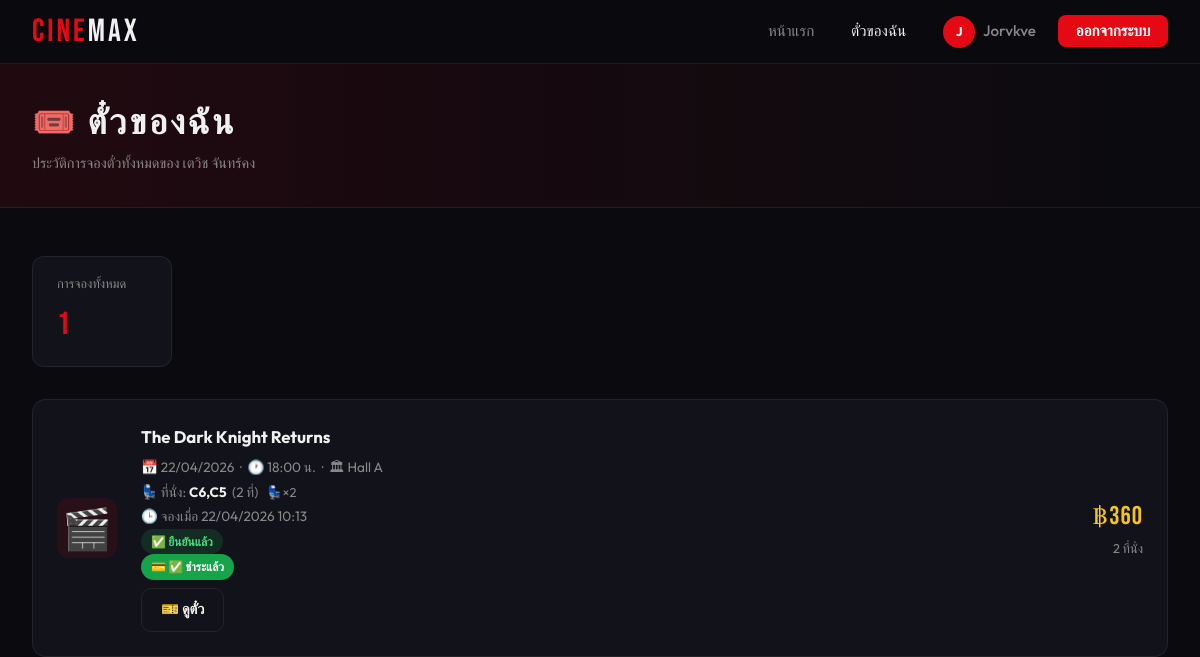
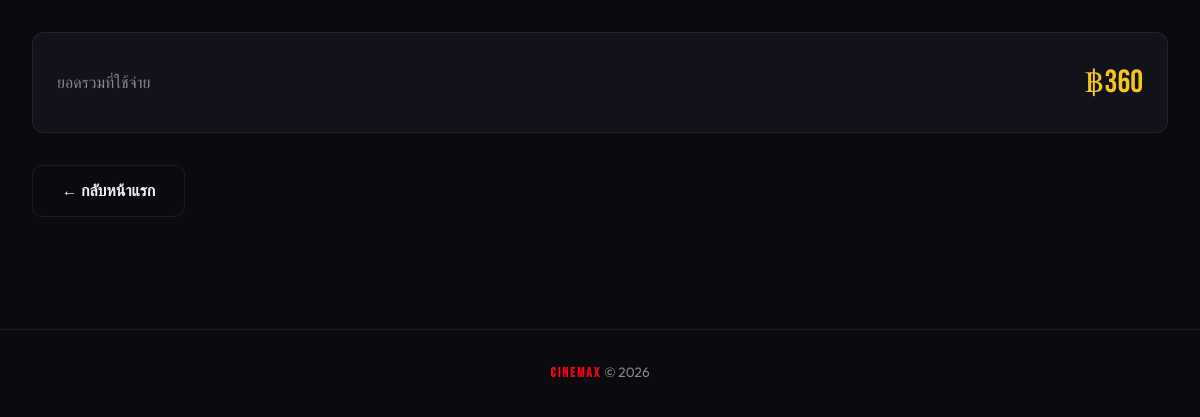
The app's page /mybooking.php (signed in), older data (2 pictures, top to bottom).
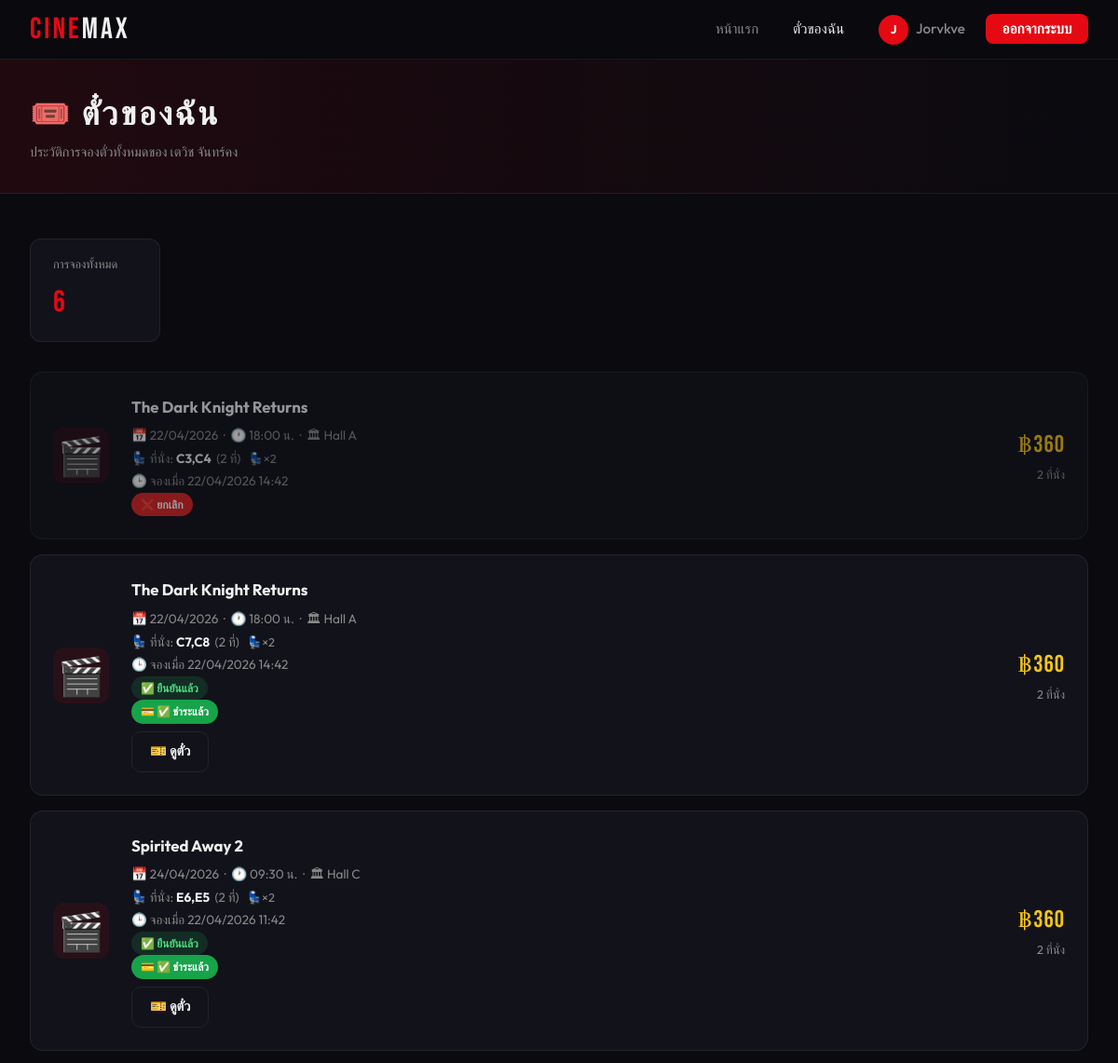
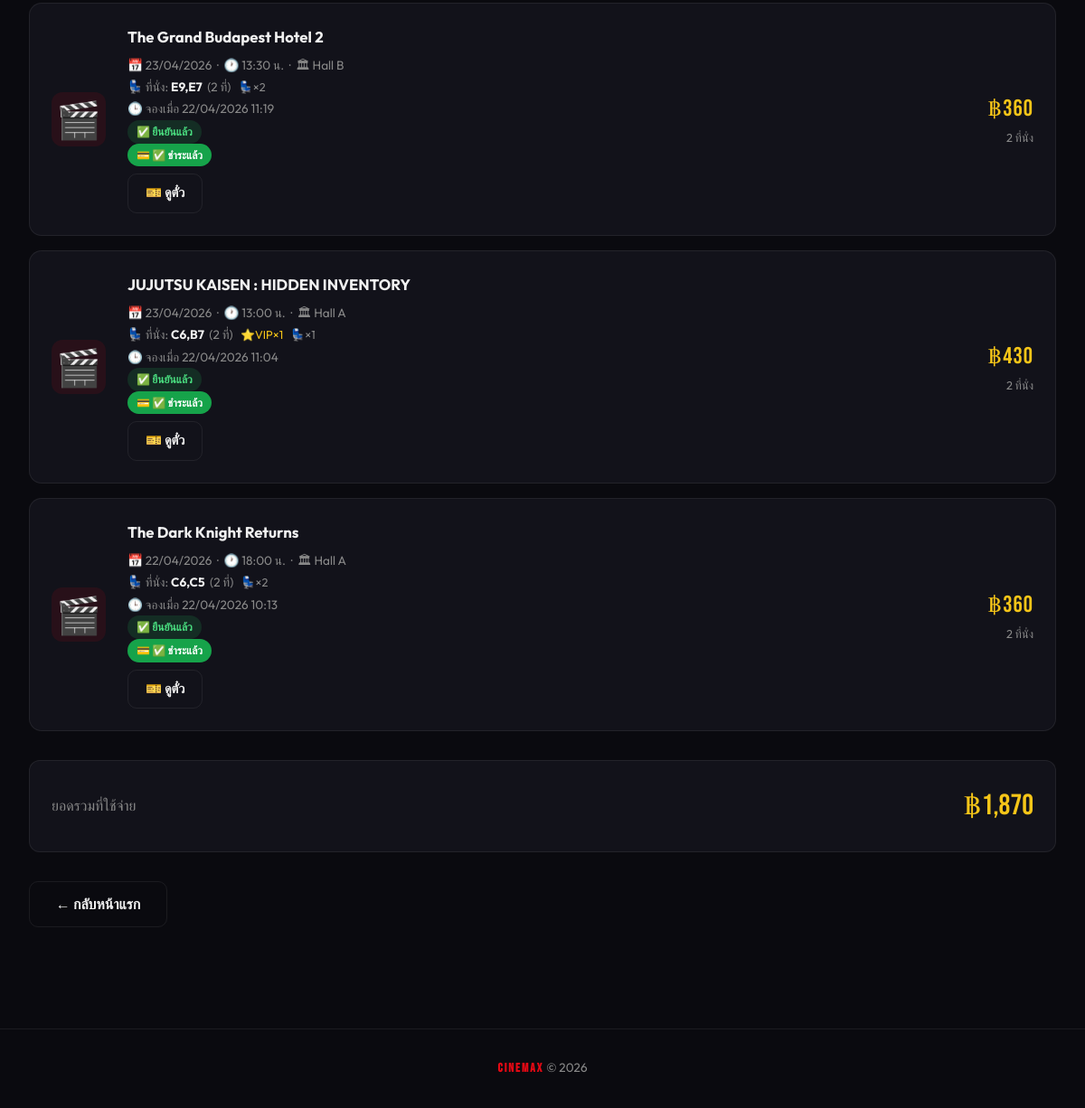
The same page, newer data (2 pictures, top to bottom).
### tables this page shows
CREATE TABLE `bookings` (
  `id` int(11) NOT NULL,
  `user_id` int(11) NOT NULL,
  `showtime_id` int(11) NOT NULL,
  `seats` varchar(255) NOT NULL COMMENT 'เช่น A1,A2,B3',
  `total_price` decimal(10,2) NOT NULL,
  `status` enum('pending','confirmed','cancelled') DEFAULT 'confirmed',
  `booked_at` timestamp NOT NULL DEFAULT current_timestamp(),
  `vip_count` int(11) DEFAULT 0,
  `normal_count` int(11) DEFAULT 0,
  `seat_types` text DEFAULT NULL,
  `payment_status` enum('pending','paid','cancelled') DEFAULT 'pending',
  `payment_ref` varchar(100) DEFAULT NULL,
  `paid_at` datetime DEFAULT NULL
);

CREATE TABLE `movies` (
  `id` int(11) NOT NULL,
  `title` varchar(200) NOT NULL,
  `description` text DEFAULT NULL,
  `genre` varchar(100) DEFAULT NULL,
  `duration` int(11) DEFAULT NULL COMMENT 'นาที',
  `rating` varchar(10) DEFAULT NULL,
  `poster` varchar(255) DEFAULT NULL,
  `is_showing` tinyint(1) DEFAULT 1,
  `created_at` timestamp NOT NULL DEFAULT current_timestamp()
);

CREATE TABLE `showtimes` (
  `id` int(11) NOT NULL,
  `movie_id` int(11) NOT NULL,
  `show_date` date NOT NULL,
  `show_time` time NOT NULL,
  `hall` varchar(50) NOT NULL,
  `total_seats` int(11) DEFAULT 60,
  `available_seats` int(11) DEFAULT 60,
  `price` decimal(10,2) DEFAULT 180.00,
  `hall_type` enum('normal','vip') DEFAULT 'normal'
);

### mybooking.php (the view, shortened to what the changed rows need)
<?php
require_once 'config.php';
$stmt = $conn->prepare("
    SELECT b.*, m.title, m.genre, s.show_date, s.show_time, s.hall, s.price
    FROM bookings b
    JOIN showtimes s ON b.showtime_id = s.id
    JOIN movies m ON s.movie_id = m.id
    WHERE b.user_id = ?
    ORDER BY b.booked_at DESC
");
$stmt->bind_param("i", $_SESSION['user_id']);
$stmt->execute();
$bookings = $stmt->get_result();
$stmt->execute();
$bookings = $stmt->get_result();
?>
<!DOCTYPE html>
<html lang="th">
<head>
    <link rel="stylesheet" href="css/style.css">
</head>
<body>
    <div class="page-header">
        <div class="page-header-inner">
            <h1>🎟️ ตั๋วของฉัน</h1>
        </div>
    </div>
    <div class="section">
        <?php if ($bookings->num_rows === 0): ?>
            <div class="empty-state">
                <div class="empty-icon">🎫</div>
                <h3>ยังไม่มีประวัติการจอง</h3>
                <p style="margin-bottom:1.5rem;">เริ่มจองตั๋วหนังได้เลย!</p>
                <a href="index.php" class="btn btn-primary">🎬 ดูหนังทั้งหมด</a>
            </div>
        <?php else: ?>
            <div style="display:flex;gap:1rem;margin-bottom:2rem;flex-wrap:wrap;">
                <div
                    style="background:var(--bg-card);border:1px solid var(--border);border-radius:12px;padding:1rem 1.5rem;min-width:140px;">
                    <div style="color:var(--text-dim);font-size:0.8rem;margin-bottom:0.3rem;">การจองทั้งหมด</div>
                    <div style="font-family:'Bebas Neue',cursive;font-size:2rem;color:var(--accent);">
                        <?= $bookings->num_rows ?></div>
                </div>
            </div>
            <?php
            $total_spent = 0;
            $all_bookings = [];
            while ($b = $bookings->fetch_assoc()) {
                $all_bookings[] = $b;
                if ($b['status'] === 'confirmed') $total_spent += $b['total_price'];
            }
            foreach ($all_bookings as $b):
                $seats_arr = explode(',', $b['seats']);
                $num_seats = count($seats_arr);
                $movie_emoji = '🎬';
            ?>
                <div class="ticket-card" style="<?= $b['status'] === 'cancelled' ? 'opacity:0.6;' : '' ?>">
                    <div class="ticket-icon"><?= $movie_emoji ?></div>
                    <div>
                        <div class="ticket-movie"><?= htmlspecialchars($b['title']) ?></div>
                        <div class="ticket-info">
                            📅 <?= date('d/m/Y', strtotime($b['show_date'])) ?>
                            &nbsp;·&nbsp;
                            🕐 <?= substr($b['show_time'], 0, 5) ?> น.
                            &nbsp;·&nbsp;
                            🏛 <?= $b['hall'] ?>
                            <br>
                            💺 ที่นั่ง: <strong style="color:var(--text)">
                                <?= htmlspecialchars($b['seats']) ?>
                            </strong>
                            &nbsp;(<?= $num_seats ?> ที่)
                            <?php if ($b['vip_count'] > 0): ?>
                                &nbsp;<span style="color:var(--gold);font-size:0.8rem;">
                                    ⭐VIP×<?= $b['vip_count'] ?>
                                </span>
                            <?php endif; ?>
                            <?php if ($b['normal_count'] > 0): ?>
                                &nbsp;<span style="color:var(--text-dim);font-size:0.8rem;">
                                    💺×<?= $b['normal_count'] ?>
                                </span>
                            <?php endif; ?>
                            <br>
                            🕒 จองเมื่อ <?= date('d/m/Y H:i', strtotime($b['booked_at'])) ?>
                            <br>
                            <?php
                            $payment_map = [
                                'pending' => '⏳ รอชำระเงิน',
                                'paid' => '✅ ชำระแล้ว',
                                'cancelled' => '❌ ยกเลิก'
                            ];
                            ?>
                            <?php if ($b['status'] === 'cancelled'): ?>
                                <span class="status-badge status-cancelled">❌ ยกเลิก</span>
                            <?php else: ?>
                                <span class="status-badge status-<?= $b['status'] ?>">
                                    <?= $b['status'] === 'confirmed' ? '✅ ยืนยันแล้ว' : '⏳ รอดำเนินการ' ?>
                                </span>
                                <br>
                                <span class="status-badge status-<?= $b['payment_status'] ?>">
                                    💳 <?= $payment_map[$b['payment_status']] ?? 'ไม่ทราบสถานะ' ?>
                                </span>
                            <?php endif; ?>
                            <?php if ($b['payment_status'] === 'paid' && $b['status'] !== 'cancelled'): ?>
                                <div style="margin-top:0.5rem;">
                                    <a href="ticket.php?id=<?= $b['id'] ?>" class="btn btn-outline btn-sm">
                                        🎫 ดูตั๋ว
                                    </a>
                                </div>
                            <?php endif; ?>
                        </div>
                    </div>
                    <div>
                        <div class="ticket-price">฿<?= number_format($b['total_price'], 0) ?></div>
                        <div class="ticket-seats"><?= $num_seats ?> ที่นั่ง</div>
                    </div>
                </div>
            <?php endforeach; ?>
            <div
                style="margin-top:2rem;padding:1.5rem;background:var(--bg-card);border:1px solid var(--border);border-radius:12px;display:flex;justify-content:space-between;align-items:center;">
                <div style="color:var(--text-dim);">ยอดรวมที่ใช้จ่าย</div>
                <div style="font-family:'Bebas Neue',cursive;font-size:2rem;color:var(--gold);">
                    ฿<?= number_format($total_spent, 0) ?></div>
            </div>
        <?php endif; ?>
    </div>
</body>
</html>

Row changes from the older to the newer data that the page shows:
added bookings: movie_emoji "🎬", movies.title "The Dark Knight Returns", showtime.show_date "22/04/2026", showtime.show_time "18:00", showtime.hall "Hall A", seats "C3,C4", seats "2", normal_count "2", booked_at "22/04/2026 14:42", status "❌ ยกเลิก", total_price "360"
added bookings: movie_emoji "🎬", movies.title "The Dark Knight Returns", showtime.show_date "22/04/2026", showtime.show_time "18:00", showtime.hall "Hall A", seats "C7,C8", seats "2", normal_count "2", booked_at "22/04/2026 14:42", status "✅ ยืนยันแล้ว", payment_status "✅ ชำระแล้ว", total_price "360"
added bookings: movie_emoji "🎬", movies.title "Spirited Away 2", showtime.show_date "24/04/2026", showtime.show_time "09:30", showtime.hall "Hall C", seats "E6,E5", seats "2", normal_count "2", booked_at "22/04/2026 11:42", status "✅ ยืนยันแล้ว", payment_status "✅ ชำระแล้ว", total_price "360"
added bookings: movie_emoji "🎬", movies.title "The Grand Budapest Hotel 2", showtime.show_date "23/04/2026", showtime.show_time "13:30", showtime.hall "Hall B", seats "E9,E7", seats "2", normal_count "2", booked_at "22/04/2026 11:19", status "✅ ยืนยันแล้ว", payment_status "✅ ชำระแล้ว", total_price "360"
added bookings: movie_emoji "🎬", movies.title "JUJUTSU KAISEN : HIDDEN INVENTORY", showtime.show_date "23/04/2026", showtime.show_time "13:00", showtime.hall "Hall A", seats "C6,B7", seats "2", vip_count "1", normal_count "1", booked_at "22/04/2026 11:04", status "✅ ยืนยันแล้ว", payment_status "✅ ชำระแล้ว", total_price "430"
Text that changed along with them:
$bookings->num_rows: "1" → "6"
$total_spent: "360" → "1,870"
